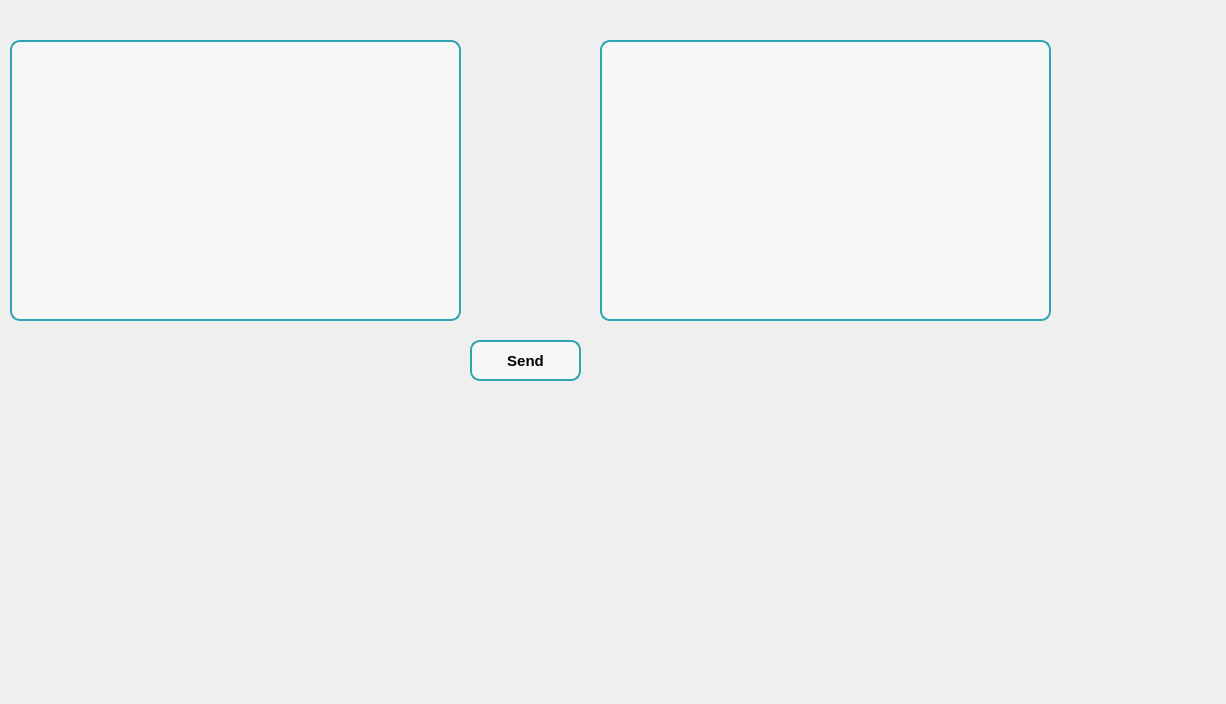
<?xml version="1.0" encoding="UTF-8"?>
<ui version="4.0">
 <class>chat</class>
 <widget class="QDialog" name="chat">
  <property name="geometry">
   <rect>
    <x>0</x>
    <y>0</y>
    <width>1226</width>
    <height>704</height>
   </rect>
  </property>
  <property name="windowTitle">
   <string>Dialog</string>
  </property>
  <widget class="QTextEdit" name="messageTextEdit">
   <property name="geometry">
    <rect>
     <x>10</x>
     <y>40</y>
     <width>451</width>
     <height>281</height>
    </rect>
   </property>
   <property name="styleSheet">
    <string notr="true">#messageTextEdit {
    background-color: #f6f6f6;
    border: 2px solid #31a4b4;
    border-radius: 10px;
}

##messageTextEdit QHeaderView::section {
    background-color: #31a4b4;
    color: #ffffff;
    border: 1px solid #5bab99;
    border-radius: 5px;
}

##messageTextEdit QTableCornerButton::section {
    background-color: #31a4b4;
    border: 1px solid #5bab99;
}

##messageTextEdit QTableView {
    alternate-background-color: #e0e0e0;
}

##messageTextEdit QTableView:selected {
    background-color: #31a4b4;
    color: #ffffff;
}

##messageTextEdit QLineEdit {
    border: 1px solid #5bab99;
    border-radius: 5px;
    padding: 2px;
    selection-background-color: #31a4b4;
}

##messageTextEdit QTableView::indicator:checked {
    background-color: #31a4b4;
    border: 1px solid #5bab99;
}

##messageTextEdit QTableView::indicator:unchecked {
    background-color: #f6f6f6;
    border: 1px solid #5bab99;
}</string>
   </property>
  </widget>
  <widget class="QPushButton" name="SendButton">
   <property name="geometry">
    <rect>
     <x>470</x>
     <y>340</y>
     <width>111</width>
     <height>41</height>
    </rect>
   </property>
   <property name="font">
    <font>
     <pointsize>11</pointsize>
     <weight>75</weight>
     <bold>true</bold>
    </font>
   </property>
   <property name="styleSheet">
    <string notr="true">#SendButton{
 background-color: #f6f6f6;
    border: 2px solid #31a4b4;
    border-radius: 10px;
    padding: 5px;
    selection-background-color: #31a4b4;
}

#SendButton:hover{
background-color: #5bab99;
}</string>
   </property>
   <property name="text">
    <string>Send</string>
   </property>
  </widget>
  <widget class="QLabel" name="label">
   <property name="geometry">
    <rect>
     <x>500</x>
     <y>140</y>
     <width>61</width>
     <height>61</height>
    </rect>
   </property>
   <property name="text">
    <string/>
   </property>
   <property name="pixmap">
    <pixmap>../../../../../../../Downloads/physioform-app-desktop-en-c-et-Qt-designer-master/physioform-app-desktop-en-c-et-Qt-designer-master/photos/send.png</pixmap>
   </property>
   <property name="scaledContents">
    <bool>true</bool>
   </property>
  </widget>
  <widget class="QPlainTextEdit" name="chatDisplayTextEdit">
   <property name="geometry">
    <rect>
     <x>600</x>
     <y>40</y>
     <width>451</width>
     <height>281</height>
    </rect>
   </property>
   <property name="styleSheet">
    <string notr="true">#chatDisplayTextEdit{
    background-color: #f6f6f6;
    border: 2px solid #31a4b4;
    border-radius: 10px;
}

#chatDisplayTextEdit QHeaderView::section {
    background-color: #31a4b4;
    color: #ffffff;
    border: 1px solid #5bab99;
    border-radius: 5px;
}

#chatDisplayTextEdit QTableCornerButton::section {
    background-color: #31a4b4;
    border: 1px solid #5bab99;
}

#chatDisplayTextEdit QTableView {
    alternate-background-color: #e0e0e0;
}

#chatDisplayTextEdit QTableView:selected {
    background-color: #31a4b4;
    color: #ffffff;
}

#chatDisplayTextEdit QLineEdit {
    border: 1px solid #5bab99;
    border-radius: 5px;
    padding: 2px;
    selection-background-color: #31a4b4;
}

#chatDisplayTextEdit QTableView::indicator:checked {
    background-color: #31a4b4;
    border: 1px solid #5bab99;
}

#chatDisplayTextEdit QTableView::indicator:unchecked {
    background-color: #f6f6f6;
    border: 1px solid #5bab99;
}</string>
   </property>
  </widget>
 </widget>
 <resources/>
 <connections/>
</ui>
